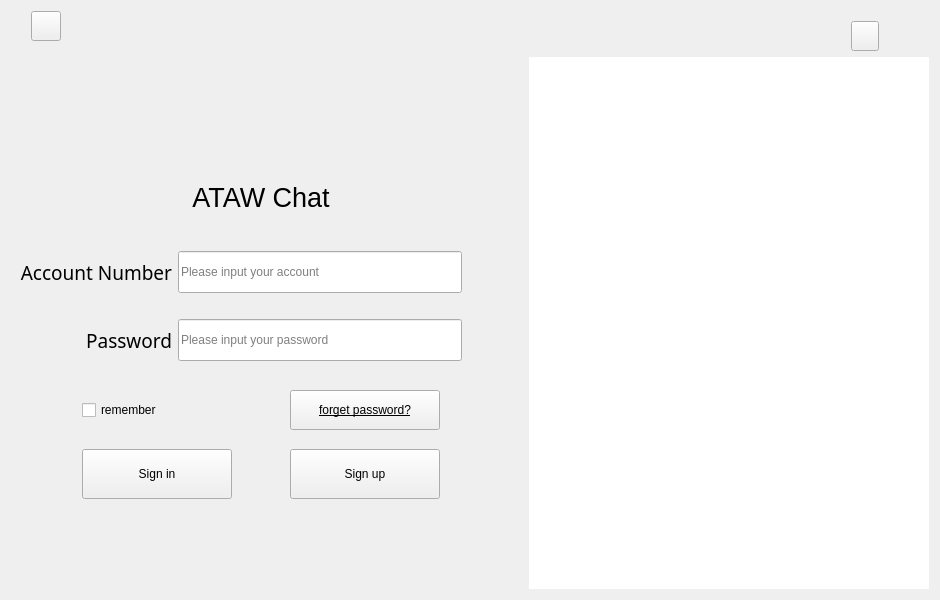
<?xml version="1.0" encoding="UTF-8"?>
<ui version="4.0">
 <class>Page_login</class>
 <widget class="QWidget" name="Page_login">
  <property name="geometry">
   <rect>
    <x>0</x>
    <y>0</y>
    <width>940</width>
    <height>600</height>
   </rect>
  </property>
  <property name="minimumSize">
   <size>
    <width>940</width>
    <height>600</height>
   </size>
  </property>
  <property name="maximumSize">
   <size>
    <width>900</width>
    <height>570</height>
   </size>
  </property>
  <property name="sizeIncrement">
   <size>
    <width>0</width>
    <height>0</height>
   </size>
  </property>
  <property name="windowTitle">
   <string>登录</string>
  </property>
  <property name="windowIcon">
   <iconset resource="../res.qrc">
    <normaloff>:/icon</normaloff>:/icon</iconset>
  </property>
  <property name="toolTip">
   <string>这是登录界面</string>
  </property>
  <property name="layoutDirection">
   <enum>Qt::LeftToRight</enum>
  </property>
  <property name="styleSheet">
   <string notr="true"/>
  </property>
  <layout class="QGridLayout" name="gridLayout">
   <item row="7" column="0">
    <spacer name="verticalSpacer_5">
     <property name="orientation">
      <enum>Qt::Vertical</enum>
     </property>
     <property name="sizeType">
      <enum>QSizePolicy::Maximum</enum>
     </property>
     <property name="sizeHint" stdset="0">
      <size>
       <width>20</width>
       <height>8</height>
      </size>
     </property>
    </spacer>
   </item>
   <item row="1" column="3" rowspan="12">
    <widget class="QLabel" name="lb_image">
     <property name="minimumSize">
      <size>
       <width>400</width>
       <height>500</height>
      </size>
     </property>
     <property name="maximumSize">
      <size>
       <width>400</width>
       <height>16777215</height>
      </size>
     </property>
     <property name="styleSheet">
      <string notr="true">background-color: rgb(255, 255, 255);</string>
     </property>
     <property name="text">
      <string/>
     </property>
    </widget>
   </item>
   <item row="0" column="0" colspan="4">
    <widget class="QWidget" name="widget_4" native="true">
     <property name="minimumSize">
      <size>
       <width>0</width>
       <height>40</height>
      </size>
     </property>
     <widget class="QPushButton" name="setNetBut">
      <property name="geometry">
       <rect>
        <x>20</x>
        <y>0</y>
        <width>30</width>
        <height>30</height>
       </rect>
      </property>
      <property name="maximumSize">
       <size>
        <width>30</width>
        <height>35</height>
       </size>
      </property>
      <property name="styleSheet">
       <string notr="true">border-image: url(:/网络设置.svg);</string>
      </property>
      <property name="text">
       <string/>
      </property>
     </widget>
     <widget class="QPushButton" name="exitButton">
      <property name="geometry">
       <rect>
        <x>840</x>
        <y>10</y>
        <width>28</width>
        <height>30</height>
       </rect>
      </property>
      <property name="maximumSize">
       <size>
        <width>28</width>
        <height>30</height>
       </size>
      </property>
      <property name="styleSheet">
       <string notr="true">border-image: url(:/res/pic/删除2.png);</string>
      </property>
      <property name="text">
       <string/>
      </property>
     </widget>
    </widget>
   </item>
   <item row="4" column="0">
    <spacer name="verticalSpacer_3">
     <property name="orientation">
      <enum>Qt::Vertical</enum>
     </property>
     <property name="sizeType">
      <enum>QSizePolicy::Maximum</enum>
     </property>
     <property name="sizeHint" stdset="0">
      <size>
       <width>20</width>
       <height>10</height>
      </size>
     </property>
    </spacer>
   </item>
   <item row="8" column="0">
    <widget class="QWidget" name="widget_2" native="true">
     <property name="minimumSize">
      <size>
       <width>0</width>
       <height>100</height>
      </size>
     </property>
     <property name="maximumSize">
      <size>
       <width>16777215</width>
       <height>150</height>
      </size>
     </property>
     <layout class="QGridLayout" name="gridLayout_3">
      <property name="bottomMargin">
       <number>0</number>
      </property>
      <item row="0" column="2">
       <spacer name="horizontalSpacer">
        <property name="orientation">
         <enum>Qt::Horizontal</enum>
        </property>
        <property name="sizeType">
         <enum>QSizePolicy::Minimum</enum>
        </property>
        <property name="sizeHint" stdset="0">
         <size>
          <width>40</width>
          <height>20</height>
         </size>
        </property>
       </spacer>
      </item>
      <item row="3" column="1">
       <widget class="QLineEdit" name="le_password">
        <property name="minimumSize">
         <size>
          <width>0</width>
          <height>42</height>
         </size>
        </property>
        <property name="maxLength">
         <number>8</number>
        </property>
        <property name="echoMode">
         <enum>QLineEdit::Password</enum>
        </property>
        <property name="placeholderText">
         <string>Please input your password</string>
        </property>
       </widget>
      </item>
      <item row="0" column="1">
       <widget class="QLineEdit" name="le_username">
        <property name="minimumSize">
         <size>
          <width>0</width>
          <height>42</height>
         </size>
        </property>
        <property name="maxLength">
         <number>8</number>
        </property>
        <property name="placeholderText">
         <string>Please input your account</string>
        </property>
       </widget>
      </item>
      <item row="1" column="1">
       <spacer name="verticalSpacer_2">
        <property name="orientation">
         <enum>Qt::Vertical</enum>
        </property>
        <property name="sizeType">
         <enum>QSizePolicy::Maximum</enum>
        </property>
        <property name="sizeHint" stdset="0">
         <size>
          <width>20</width>
          <height>20</height>
         </size>
        </property>
       </spacer>
      </item>
      <item row="0" column="0">
       <widget class="QLabel" name="lb1">
        <property name="font">
         <font>
          <family>Noto Rashi Hebrew Light</family>
          <pointsize>14</pointsize>
         </font>
        </property>
        <property name="text">
         <string>Account Number</string>
        </property>
        <property name="alignment">
         <set>Qt::AlignRight|Qt::AlignTrailing|Qt::AlignVCenter</set>
        </property>
       </widget>
      </item>
      <item row="3" column="0">
       <widget class="QLabel" name="lb2">
        <property name="font">
         <font>
          <family>Noto Rashi Hebrew Light</family>
          <pointsize>14</pointsize>
         </font>
        </property>
        <property name="text">
         <string>Password</string>
        </property>
        <property name="alignment">
         <set>Qt::AlignRight|Qt::AlignTrailing|Qt::AlignVCenter</set>
        </property>
       </widget>
      </item>
     </layout>
    </widget>
   </item>
   <item row="6" column="0">
    <widget class="QLabel" name="lb_title">
     <property name="minimumSize">
      <size>
       <width>0</width>
       <height>50</height>
      </size>
     </property>
     <property name="maximumSize">
      <size>
       <width>16777215</width>
       <height>140</height>
      </size>
     </property>
     <property name="font">
      <font>
       <pointsize>20</pointsize>
      </font>
     </property>
     <property name="styleSheet">
      <string notr="true"/>
     </property>
     <property name="text">
      <string>ATAW Chat</string>
     </property>
     <property name="alignment">
      <set>Qt::AlignCenter</set>
     </property>
    </widget>
   </item>
   <item row="10" column="0">
    <widget class="QWidget" name="widget" native="true">
     <property name="minimumSize">
      <size>
       <width>0</width>
       <height>45</height>
      </size>
     </property>
     <property name="maximumSize">
      <size>
       <width>16777215</width>
       <height>200</height>
      </size>
     </property>
     <layout class="QGridLayout" name="gridLayout_2">
      <property name="topMargin">
       <number>0</number>
      </property>
      <item row="3" column="4">
       <widget class="QPushButton" name="btn_register">
        <property name="minimumSize">
         <size>
          <width>150</width>
          <height>50</height>
         </size>
        </property>
        <property name="maximumSize">
         <size>
          <width>150</width>
          <height>16777215</height>
         </size>
        </property>
        <property name="styleSheet">
         <string notr="true"/>
        </property>
        <property name="text">
         <string>Sign up</string>
        </property>
       </widget>
      </item>
      <item row="3" column="3">
       <spacer name="horizontalSpacer_2">
        <property name="orientation">
         <enum>Qt::Horizontal</enum>
        </property>
        <property name="sizeType">
         <enum>QSizePolicy::Minimum</enum>
        </property>
        <property name="sizeHint" stdset="0">
         <size>
          <width>40</width>
          <height>20</height>
         </size>
        </property>
       </spacer>
      </item>
      <item row="3" column="1">
       <widget class="QPushButton" name="bin_login">
        <property name="minimumSize">
         <size>
          <width>150</width>
          <height>50</height>
         </size>
        </property>
        <property name="maximumSize">
         <size>
          <width>150</width>
          <height>16777215</height>
         </size>
        </property>
        <property name="styleSheet">
         <string notr="true"/>
        </property>
        <property name="text">
         <string>Sign in</string>
        </property>
       </widget>
      </item>
      <item row="1" column="4">
       <widget class="QPushButton" name="btn_forget">
        <property name="minimumSize">
         <size>
          <width>0</width>
          <height>40</height>
         </size>
        </property>
        <property name="maximumSize">
         <size>
          <width>200</width>
          <height>16777215</height>
         </size>
        </property>
        <property name="font">
         <font>
          <underline>true</underline>
         </font>
        </property>
        <property name="layoutDirection">
         <enum>Qt::RightToLeft</enum>
        </property>
        <property name="text">
         <string>forget password?</string>
        </property>
       </widget>
      </item>
      <item row="3" column="5">
       <spacer name="horizontalSpacer_3">
        <property name="orientation">
         <enum>Qt::Horizontal</enum>
        </property>
        <property name="sizeHint" stdset="0">
         <size>
          <width>40</width>
          <height>20</height>
         </size>
        </property>
       </spacer>
      </item>
      <item row="2" column="4">
       <spacer name="verticalSpacer_4">
        <property name="orientation">
         <enum>Qt::Vertical</enum>
        </property>
        <property name="sizeType">
         <enum>QSizePolicy::Maximum</enum>
        </property>
        <property name="sizeHint" stdset="0">
         <size>
          <width>20</width>
          <height>13</height>
         </size>
        </property>
       </spacer>
      </item>
      <item row="4" column="3">
       <spacer name="verticalSpacer">
        <property name="orientation">
         <enum>Qt::Vertical</enum>
        </property>
        <property name="sizeType">
         <enum>QSizePolicy::Maximum</enum>
        </property>
        <property name="sizeHint" stdset="0">
         <size>
          <width>20</width>
          <height>35</height>
         </size>
        </property>
       </spacer>
      </item>
      <item row="1" column="1">
       <widget class="QCheckBox" name="cb_remember">
        <property name="minimumSize">
         <size>
          <width>0</width>
          <height>40</height>
         </size>
        </property>
        <property name="text">
         <string>remember</string>
        </property>
       </widget>
      </item>
      <item row="3" column="0">
       <spacer name="horizontalSpacer_4">
        <property name="orientation">
         <enum>Qt::Horizontal</enum>
        </property>
        <property name="sizeHint" stdset="0">
         <size>
          <width>40</width>
          <height>20</height>
         </size>
        </property>
       </spacer>
      </item>
      <item row="1" column="2" colspan="2">
       <spacer name="horizontalSpacer_5">
        <property name="orientation">
         <enum>Qt::Horizontal</enum>
        </property>
        <property name="sizeHint" stdset="0">
         <size>
          <width>40</width>
          <height>20</height>
         </size>
        </property>
       </spacer>
      </item>
     </layout>
    </widget>
   </item>
  </layout>
 </widget>
 <tabstops>
  <tabstop>le_username</tabstop>
  <tabstop>le_password</tabstop>
  <tabstop>btn_register</tabstop>
 </tabstops>
 <resources>
  <include location="../res.qrc"/>
 </resources>
 <connections/>
</ui>
